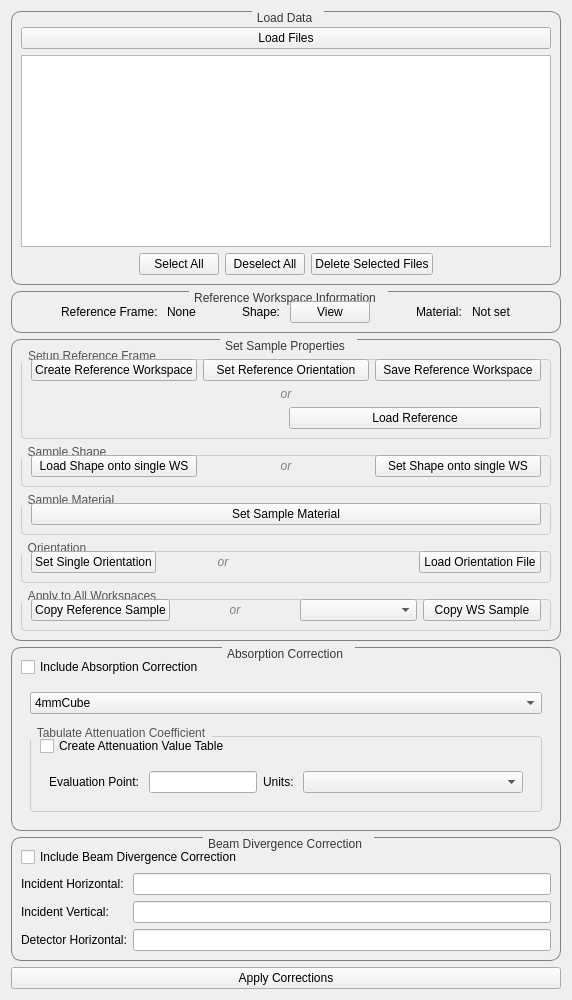
<?xml version="1.0" encoding="UTF-8"?>
<ui version="4.0">
 <class>CorrectionTab</class>
 <widget class="QWidget" name="CorrectionTab">
    <property name="styleSheet">
   <string notr="true">QGroupBox {
border: 1px solid grey;border-radius: 10px;margin-top: 1ex; margin-right: 0ex
}
QGroupBox:title {
                           subcontrol-origin: margin;
                           padding: 0 3px;
                           subcontrol-position: top center;
                           padding-top: 0px;
                          padding-bottom: 0px;
                           padding-right: 10px;
                            color: rgb(56, 56, 56)
}</string>
  </property>
  <layout class="QVBoxLayout" name="verticalLayout">

   <!-- Load Data Section -->
   <item>
    <widget class="QGroupBox" name="groupBox_loadData">
     <property name="title">
      <string>Load Data</string>
     </property>
     <layout class="QVBoxLayout" name="verticalLayout_load">
      <item>
       <widget class="FileFinderWidget" name="finder_corr" native="true"/>
      </item>
        <item>
   <widget class="QPushButton" name="btn_loadFiles">
    <property name="text">
     <string>Load Files</string>
    </property>
   </widget>
  </item>
      <item>
       <widget class="QTableWidget" name="table_loaded_data"/>
      </item>
      <item>
 <layout class="QHBoxLayout" name="horizontalLayout_tableButtons">
  <item>
   <spacer name="spacer_left">
    <property name="orientation">
     <enum>Qt::Horizontal</enum>
    </property>
    <property name="sizeHint" stdset="0">
     <size>
      <width>40</width>
      <height>20</height>
     </size>
    </property>
   </spacer>
  </item>
      <item>
   <widget class="QPushButton" name="btn_selectAll">
    <property name="text">
     <string>Select All</string>
    </property>
   </widget>
  </item>
           <item>
   <widget class="QPushButton" name="btn_deselectAll">
    <property name="text">
     <string>Deselect All</string>
    </property>
   </widget>
  </item>
    <item>
   <widget class="QPushButton" name="btn_deleteSelected">
    <property name="text">
     <string>Delete Selected Files</string>
    </property>
   </widget>
  </item>
  <item>
   <spacer name="spacer_right">
    <property name="orientation">
     <enum>Qt::Horizontal</enum>
    </property>
    <property name="sizeHint" stdset="0">
     <size>
      <width>40</width>
      <height>20</height>
     </size>
    </property>
   </spacer>
  </item>
 </layout>
</item>
     </layout>
    </widget>
   </item>

         <!-- Reference Section -->
   <item>
    <widget class="QGroupBox" name="groupBox_reference">
     <property name="title">
      <string>Reference Workspace Information</string>
     </property>
     <layout class="QGridLayout">
         <item row="0" column="0">
   <spacer name="spacer_left">
    <property name="orientation">
     <enum>Qt::Horizontal</enum>
    </property>
    <property name="sizeHint" stdset="0">
     <size>
      <width>40</width>
      <height>20</height>
     </size>
    </property>
   </spacer>
  </item>
      <item row="0" column="1">
       <widget class="QLabel" name="ref_frame">
        <property name="text">
         <string>Reference Frame: </string>
        </property>
       </widget>
      </item>
      <item row="0" column="2">
       <widget class="QLabel" name="ref_frame_status">
        <property name="text">
         <string>None</string>
        </property>
       </widget>
      </item>
         <item row="0" column="3">
   <spacer name="spacer_left">
    <property name="orientation">
     <enum>Qt::Horizontal</enum>
    </property>
    <property name="sizeHint" stdset="0">
     <size>
      <width>40</width>
      <height>20</height>
     </size>
    </property>
   </spacer>
  </item>
      <item row="0" column="4">
       <widget class="QLabel" name="ref_shape">
        <property name="text">
         <string>Shape: </string>
        </property>
       </widget>
      </item>
      <item row="0" column="5">
       <widget class="QPushButton" name="btn_viewRefShape">
        <property name="text">
         <string>View</string>
        </property>
       </widget>
      </item>
         <item row="0" column="6">
   <spacer name="spacer_left">
    <property name="orientation">
     <enum>Qt::Horizontal</enum>
    </property>
    <property name="sizeHint" stdset="0">
     <size>
      <width>40</width>
      <height>20</height>
     </size>
    </property>
   </spacer>
  </item>
         <item row="0" column="7">
       <widget class="QLabel" name="ref_material">
        <property name="text">
         <string>Material: </string>
        </property>
       </widget>
      </item>
      <item row="0" column="8">
       <widget class="QLabel" name="ref_material_status">
        <property name="text">
         <string>Not set</string>
        </property>
       </widget>
      </item>
         <item row="0" column="9">
   <spacer name="spacer_left">
    <property name="orientation">
     <enum>Qt::Horizontal</enum>
    </property>
    <property name="sizeHint" stdset="0">
     <size>
      <width>40</width>
      <height>20</height>
     </size>
    </property>
   </spacer>
  </item>

     </layout>
    </widget>
   </item>


 <!-- Sample Section -->
 <item>
 <widget class="QGroupBox" name="groupBox_sample">
  <property name="title">
   <string>Set Sample Properties</string>
  </property>
  <layout class="QVBoxLayout" name="verticalLayout_sample">
         <!-- Reference Frame Section -->
   <item>
    <widget class="QGroupBox" name="groupBox_material">
     <property name="title">
      <string>Setup Reference Frame</string>
     </property>
 <property name="styleSheet">
  <string notr="true">
   QGroupBox {
    border: 1px solid #ccc;
    border-radius: 4px;
    margin-top: 10px;
   }
   QGroupBox::title {
    subcontrol-origin: margin;
    subcontrol-position: top left;
    padding: 0 5px;
    font-weight: normal;
    color: #555;
   }
  </string>
 </property>
     <layout class="QVBoxLayout">
         <item>
             <layout class="QHBoxLayout">
      <item>
       <widget class="QPushButton" name="btn_createRefWS">
        <property name="text">
         <string>Create Reference Workspace</string>
        </property>
       </widget>
      </item>
         <item>
       <widget class="QPushButton" name="btn_setRefOrientation">
        <property name="text">
         <string>Set Reference Orientation</string>
        </property>
       </widget>
      </item>
                 <item>
       <widget class="QPushButton" name="btn_saveRefWS">
        <property name="text">
         <string>Save Reference Workspace</string>
        </property>
       </widget>
      </item>
     </layout>
         </item>
         <item>
      <widget class="QLabel" name="label_or">
    <property name="text">
      <string>or</string>
    </property>
    <property name="alignment">
      <set>Qt::AlignCenter</set>
    </property>
    <property name="styleSheet">
      <string notr="true">color: grey; font-style: italic;</string>
    </property>
  </widget>
      </item>
         <item>
             <layout class="QHBoxLayout">
                 <item>
       <widget class="FileFinderWidget" name="finder_reference" native="true"/>
      </item>
                 <item>
       <widget class="QPushButton" name="btn_loadRef">
        <property name="text">
         <string>Load Reference</string>
        </property>
       </widget>
      </item>
             </layout>
      </item>
     </layout>
    </widget>
   </item>

   <!-- Sample Shape Section -->
   <item>
    <widget class="QGroupBox" name="groupBox_shape">
     <property name="title">
      <string>Sample Shape</string>
     </property>
 <property name="styleSheet">
  <string notr="true">
   QGroupBox {
    border: 1px solid #ccc;
    border-radius: 4px;
    margin-top: 10px;
   }
   QGroupBox::title {
    subcontrol-origin: margin;
    subcontrol-position: top left;
    padding: 0 5px;
    font-weight: normal;
    color: #555;
   }
  </string>
 </property>
     <layout class="QHBoxLayout">
      <item>
       <widget class="QPushButton" name="btn_loadSampleShape">
        <property name="text">
         <string>Load Shape onto single WS</string>
        </property>
       </widget>
      </item>
<item>
  <widget class="QLabel" name="label_or">
    <property name="text">
      <string>or</string>
    </property>
    <property name="alignment">
      <set>Qt::AlignCenter</set>
    </property>
    <property name="styleSheet">
      <string notr="true">color: grey; font-style: italic;</string>
    </property>
  </widget>
</item>
      <item>
       <widget class="QPushButton" name="btn_setSampleShape">
        <property name="text">
         <string>Set Shape onto single WS</string>
        </property>
       </widget>
      </item>
     </layout>
    </widget>
   </item>

   <!-- Sample Material Section -->
   <item>
    <widget class="QGroupBox" name="groupBox_material">
     <property name="title">
      <string>Sample Material</string>
     </property>
 <property name="styleSheet">
  <string notr="true">
   QGroupBox {
    border: 1px solid #ccc;
    border-radius: 4px;
    margin-top: 10px;
   }
   QGroupBox::title {
    subcontrol-origin: margin;
    subcontrol-position: top left;
    padding: 0 5px;
    font-weight: normal;
    color: #555;
   }
  </string>
 </property>
     <layout class="QVBoxLayout">
      <item>
       <widget class="QPushButton" name="btn_setSampleMaterial">
        <property name="text">
         <string>Set Sample Material</string>
        </property>
       </widget>
      </item>
     </layout>
    </widget>
   </item>
      <!-- Orientation Section -->
   <item>
    <widget class="QGroupBox" name="groupBox_orientation">
     <property name="title">
      <string>Orientation</string>
     </property>
 <property name="styleSheet">
  <string notr="true">
   QGroupBox {
    border: 1px solid #ccc;
    border-radius: 4px;
    margin-top: 10px;
   }
   QGroupBox::title {
    subcontrol-origin: margin;
    subcontrol-position: top left;
    padding: 0 5px;
    font-weight: normal;
    color: #555;
   }
  </string>
 </property>
     <layout class="QHBoxLayout">
      <item>
       <widget class="QPushButton" name="btn_setOrientation">
        <property name="text">
         <string>Set Single Orientation</string>
        </property>
       </widget>
      </item>
<item>
  <widget class="QLabel" name="label_or">
    <property name="text">
      <string>or</string>
    </property>
    <property name="alignment">
      <set>Qt::AlignCenter</set>
    </property>
    <property name="styleSheet">
      <string notr="true">color: grey; font-style: italic;</string>
    </property>
  </widget>
</item>
      <item>
       <widget class="FileFinderWidget" name="finder_orientation_file" native="true"/>
      </item>
      <item>
       <widget class="QPushButton" name="btn_loadOrientation">
        <property name="text">
         <string>Load Orientation File</string>
        </property>
       </widget>
      </item>
     </layout>
    </widget>
   </item>

   <!-- Apply to All Section -->
   <item>
    <widget class="QGroupBox" name="groupBox_applyAll">
     <property name="title">
      <string>Apply to All Workspaces</string>
     </property>
 <property name="styleSheet">
  <string notr="true">
   QGroupBox {
    border: 1px solid #ccc;
    border-radius: 4px;
    margin-top: 10px;
   }
   QGroupBox::title {
    subcontrol-origin: margin;
    subcontrol-position: top left;
    padding: 0 5px;
    font-weight: normal;
    color: #555;
   }
  </string>
 </property>
     <layout class="QHBoxLayout">
         <item>
       <widget class="QPushButton" name="btn_copyRefSample">
        <property name="text">
         <string>Copy Reference Sample</string>
        </property>
       </widget>
      </item>
<item>
  <widget class="QLabel" name="label_or">
    <property name="text">
      <string>or</string>
    </property>
    <property name="alignment">
      <set>Qt::AlignCenter</set>
    </property>
    <property name="styleSheet">
      <string notr="true">color: grey; font-style: italic;</string>
    </property>
  </widget>
</item>
      <item>
       <widget class="QComboBox" name="combo_workspaceList"/>
      </item>
      <item>
       <widget class="QPushButton" name="btn_copySampleToAll">
        <property name="text">
         <string>Copy WS Sample</string>
        </property>
       </widget>
      </item>
     </layout>
    </widget>
   </item>

     </layout>
 </widget>
</item>

   <!-- Absorption Correction Section -->
   <item>
    <widget class="QGroupBox" name="groupBox_absorption">
     <property name="title">
      <string>Absorption Correction</string>
     </property>
     <layout class="QVBoxLayout">
      <item>
       <widget class="QCheckBox" name="check_absorption">
        <property name="text">
         <string>Include Absorption Correction</string>
        </property>
       </widget>
      </item>
       <item>
           <widget class="QWidget" name="widget_absorptionContainer">
             <layout class="QVBoxLayout">
      <item>
       <widget class="QComboBox" name="combo_shapeMethod">
        <item>
         <property name="text">
          <string>4mmCube</string>
         </property>
        </item>
        <item>
         <property name="text">
          <string>Custom Shape</string>
         </property>
        </item>
           <item>
         <property name="text">
          <string>No Gauge Volume</string>
         </property>
        </item>
       </widget>
      </item>
      <item>
       <layout class="QHBoxLayout">
        <item>
         <widget class="FileFinderWidget" name="finder_gauge_vol" native="true"/>
        </item>
       </layout>
      </item>
                        <!-- Attenuation Table Section -->
   <item>
    <widget class="QGroupBox" name="groupBox_attenuationTable">
     <property name="title">
      <string>Tabulate Attenuation Coefficient</string>
     </property>
        <property name="styleSheet">
  <string notr="true">
   QGroupBox {
    border: 1px solid #ccc;
    border-radius: 4px;
    margin-top: 10px;
   }
   QGroupBox::title {
    subcontrol-origin: margin;
    subcontrol-position: top left;
    padding: 0 5px;
    font-weight: normal;
    color: #555;
   }
  </string>
 </property>
     <layout class="QVBoxLayout">
      <item>
       <widget class="QCheckBox" name="check_attenTab">
        <property name="text">
         <string>Create Attenuation Value Table</string>
        </property>
       </widget>
      </item>
      <item>
          <widget class="QWidget" name="widget_attenuationTableContainer">
              <layout class="QHBoxLayout">
                  <item>
       <widget class="QLabel" name="label_value">
        <property name="text">
         <string>Evaluation Point: </string>
        </property>
       </widget>
      </item>
      <item>
       <widget class="QLineEdit" name="line_evalVal"/>
      </item>
                  <item>
       <widget class="QLabel" name="label_units">
        <property name="text">
         <string>Units: </string>
        </property>
       </widget>
      </item>
                  <item>
  <widget class="QComboBox" name="combo_Units">
    <property name="sizePolicy">
      <sizepolicy hsizetype="Expanding" vsizetype="Preferred">
        <horstretch>1</horstretch>
        <verstretch>0</verstretch>
      </sizepolicy>
    </property>
  </widget>
</item>
              </layout>
          </widget>
      </item>

     </layout>
    </widget>
   </item>
         </layout>
    </widget>
   </item>

     </layout>
    </widget>
   </item>

   <!-- Divergence Correction Section -->
   <item>
    <widget class="QGroupBox" name="groupBox_divergence">
     <property name="title">
      <string>Beam Divergence Correction</string>
     </property>
     <layout class="QGridLayout">
      <item row="0" column="0" colspan="2">
       <widget class="QCheckBox" name="check_divergence">
        <property name="text">
         <string>Include Beam Divergence Correction</string>
        </property>
       </widget>
      </item>
      <item row="1" column="0">
       <widget class="QLabel" name="label_divHorz">
        <property name="text">
         <string>Incident Horizontal:</string>
        </property>
       </widget>
      </item>
      <item row="1" column="1">
       <widget class="QLineEdit" name="line_divHorz"/>
      </item>
      <item row="2" column="0">
       <widget class="QLabel" name="label_divVert">
        <property name="text">
         <string>Incident Vertical:</string>
        </property>
       </widget>
      </item>
      <item row="2" column="1">
       <widget class="QLineEdit" name="line_divVert"/>
      </item>
      <item row="3" column="0">
       <widget class="QLabel" name="label_detHorz">
        <property name="text">
         <string>Detector Horizontal:</string>
        </property>
       </widget>
      </item>
      <item row="3" column="1">
       <widget class="QLineEdit" name="line_detHorz"/>
      </item>
     </layout>
    </widget>
   </item>


   <!-- Exec Button -->
   <item>
    <layout class="QHBoxLayout">
     <item>
      <widget class="QPushButton" name="btn_applyCorrections">
       <property name="text">
        <string>Apply Corrections</string>
       </property>
      </widget>
     </item>
    </layout>
   </item>

  </layout>
 </widget>
 <customwidgets>
  <customwidget>
   <class>FileFinderWidget</class>
   <extends>QWidget</extends>
   <header>mantidqt.widgets.filefinderwidget</header>
   <container>1</container>
  </customwidget>
 </customwidgets>
 <resources/>
 <connections/>
</ui>
